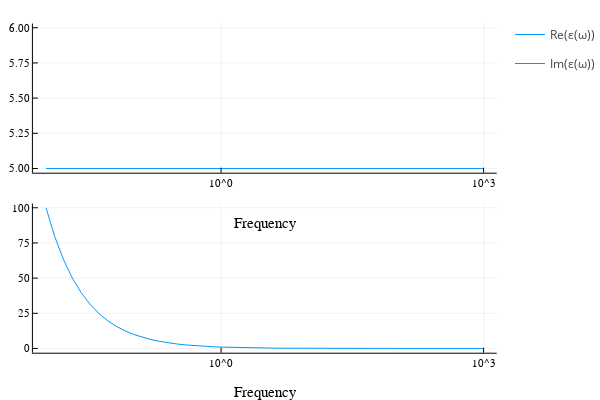

Write notebook code for a chart like this one.
### Code cell
omega = exp10.(-2:.1:3)
eps_inf = 5. 
sigma = 1. * ustrip(ε_0)

m = DielectricModel(eps_inf, sigma)
ε = m.(omega)

plot(omega, [real(ε) imag(ε)], label=["Re(ε(ω))" "Im(ε(ω))"], xlabel="Frequency", layout=(2, 1), xaxis=:log10)

### Figure 1 — Plotly figure (JSON) as saved in the notebook; plotly's stock layout.template omitted (floating-point values rounded to 4 significant figures)
{"data": [{"colorbar": {"title": ""}, "legendgroup": "Re(ε(ω))", "line": {"color": "rgba(0, 154, 250, 1.000)", "dash": "solid", "shape": "linear", "width": 1}, "mode": "lines", "name": "Re(ε(ω))", "showlegend": true, "type": "scatter", "x": [0.01, 0.01259, 0.01585, 0.01995, 0.02512, 0.03162, 0.03981, 0.05012, 0.0631, 0.07943, 0.1, 0.1259, 0.1585, 0.1995, 0.2512, 0.3162, 0.3981, 0.5012, 0.631, 0.7943, 1, 1.259, 1.585, 1.995, 2.512, 3.162, 3.981, 5.012, 6.31, 7.943, 10, 12.59, 15.85, 19.95, 25.12, 31.62, 39.81, 50.12, 63.1, 79.43, 100, 125.9, 158.5, 199.5, 251.2, 316.2, 398.1, 501.2, 631.0, 794.3, 1000], "xaxis": "x1", "y": [5, 5, 5, 5, 5, 5, 5, 5, 5, 5, 5, 5, 5, 5, 5, 5, 5, 5, 5, 5, 5, 5, 5, 5, 5, 5, 5, 5, 5, 5, 5, 5, 5, 5, 5, 5, 5, 5, 5, 5, 5, 5, 5, 5, 5, 5, 5, 5, 5, 5, 5], "yaxis": "y1", "zmax": null, "zmin": null}, {"colorbar": {"title": ""}, "legendgroup": "Im(ε(ω))", "line": {"color": "rgba(0, 154, 250, 1.000)", "dash": "solid", "shape": "linear", "width": 1}, "mode": "lines", "name": "Im(ε(ω))", "showlegend": true, "type": "scatter", "x": [0.01, 0.01259, 0.01585, 0.01995, 0.02512, 0.03162, 0.03981, 0.05012, 0.0631, 0.07943, 0.1, 0.1259, 0.1585, 0.1995, 0.2512, 0.3162, 0.3981, 0.5012, 0.631, 0.7943, 1, 1.259, 1.585, 1.995, 2.512, 3.162, 3.981, 5.012, 6.31, 7.943, 10, 12.59, 15.85, 19.95, 25.12, 31.62, 39.81, 50.12, 63.1, 79.43, 100, 125.9, 158.5, 199.5, 251.2, 316.2, 398.1, 501.2, 631.0, 794.3, 1000], "xaxis": "x2", "y": [100, 79.43, 63.1, 50.12, 39.81, 31.62, 25.12, 19.95, 15.85, 12.59, 10, 7.943, 6.31, 5.012, 3.981, 3.162, 2.512, 1.995, 1.585, 1.259, 1, 0.7943, 0.631, 0.5012, 0.3981, 0.3162, 0.2512, 0.1995, 0.1585, 0.1259, 0.1, 0.07943, 0.0631, 0.05012, 0.03981, 0.03162, 0.02512, 0.01995, 0.01585, 0.01259, 0.01, 0.007943, 0.00631, 0.005012, 0.003981, 0.003162, 0.002512, 0.001995, 0.001585, 0.001259, 0.001], "yaxis": "y2", "zmax": null, "zmin": null}], "layout": {"annotations": [], "height": 400, "legend_position": {"bgcolor": "rgba(255, 255, 255, 1.000)", "bordercolor": "rgba(0, 0, 0, 1.000)", "borderwidth": 1, "font": {"color": "rgba(0, 0, 0, 1.000)", "family": "sans-serif", "size": 11}, "title": {"font": {"color": "rgba(0, 0, 0, 1.000)", "family": "sans-serif", "size": 15}, "text": ""}, "tracegroupgap": 0, "traceorder": "normal", "x": 1, "xanchor": "auto", "y": 1, "yanchor": "auto"}, "margin": {"b": 20, "l": 0, "r": 0, "t": 20}, "paper_bgcolor": "rgba(255, 255, 255, 1.000)", "plot_bgcolor": "rgba(255, 255, 255, 1.000)", "showlegend": true, "width": 600, "xaxis1": {"anchor": "y1", "domain": [0.06582, 0.9934], "gridcolor": "rgba(0, 0, 0, 0.100)", "gridwidth": 0.5, "linecolor": "rgba(0, 0, 0, 1.000)", "mirror": false, "range": [-2.15, 3.15], "showgrid": true, "showline": true, "showticklabels": true, "tickangle": 0, "tickcolor": "rgb(0, 0, 0)", "tickfont": {"color": "rgba(0, 0, 0, 1.000)", "family": "sans-serif", "size": 11}, "tickmode": "array", "ticks": "inside", "ticktext": ["10^0", "10^3"], "tickvals": [1, 1000], "title": "Frequency", "titlefont": {"color": "rgba(0, 0, 0, 1.000)", "family": "sans-serif", "size": 15}, "type": "log", "visible": true, "zeroline": false, "zerolinecolor": "rgba(0, 0, 0, 1.000)"}, "xaxis2": {"anchor": "y2", "domain": [0.06582, 0.9934], "gridcolor": "rgba(0, 0, 0, 0.100)", "gridwidth": 0.5, "linecolor": "rgba(0, 0, 0, 1.000)", "mirror": false, "range": [-2.15, 3.15], "showgrid": true, "showline": true, "showticklabels": true, "tickangle": 0, "tickcolor": "rgb(0, 0, 0)", "tickfont": {"color": "rgba(0, 0, 0, 1.000)", "family": "sans-serif", "size": 11}, "tickmode": "array", "ticks": "inside", "ticktext": ["10^0", "10^3"], "tickvals": [1, 1000], "title": "Frequency", "titlefont": {"color": "rgba(0, 0, 0, 1.000)", "family": "sans-serif", "size": 15}, "type": "log", "visible": true, "zeroline": false, "zerolinecolor": "rgba(0, 0, 0, 1.000)"}, "yaxis1": {"anchor": "x1", "domain": [0.5758, 0.9902], "gridcolor": "rgba(0, 0, 0, 0.100)", "gridwidth": 0.5, "linecolor": "rgba(0, 0, 0, 1.000)", "mirror": false, "range": [4.97, 6.03], "showgrid": true, "showline": true, "showticklabels": true, "tickangle": 0, "tickcolor": "rgb(0, 0, 0)", "tickfont": {"color": "rgba(0, 0, 0, 1.000)", "family": "sans-serif", "size": 11}, "tickmode": "array", "ticks": "inside", "ticktext": ["5.00", "5.25", "5.50", "5.75", "6.00"], "tickvals": [5, 5.25, 5.5, 5.75, 6], "title": "", "titlefont": {"color": "rgba(0, 0, 0, 1.000)", "family": "sans-serif", "size": 15}, "type": "-", "visible": true, "zeroline": false, "zerolinecolor": "rgba(0, 0, 0, 1.000)"}, "yaxis2": {"anchor": "x2", "domain": [0.07581, 0.4902], "gridcolor": "rgba(0, 0, 0, 0.100)", "gridwidth": 0.5, "linecolor": "rgba(0, 0, 0, 1.000)", "mirror": false, "range": [-2.999, 103.0], "showgrid": true, "showline": true, "showticklabels": true, "tickangle": 0, "tickcolor": "rgb(0, 0, 0)", "tickfont": {"color": "rgba(0, 0, 0, 1.000)", "family": "sans-serif", "size": 11}, "tickmode": "array", "ticks": "inside", "ticktext": ["0", "25", "50", "75", "100"], "tickvals": [0, 25, 50, 75, 100], "title": "", "titlefont": {"color": "rgba(0, 0, 0, 1.000)", "family": "sans-serif", "size": 15}, "type": "-", "visible": true, "zeroline": false, "zerolinecolor": "rgba(0, 0, 0, 1.000)"}}}
